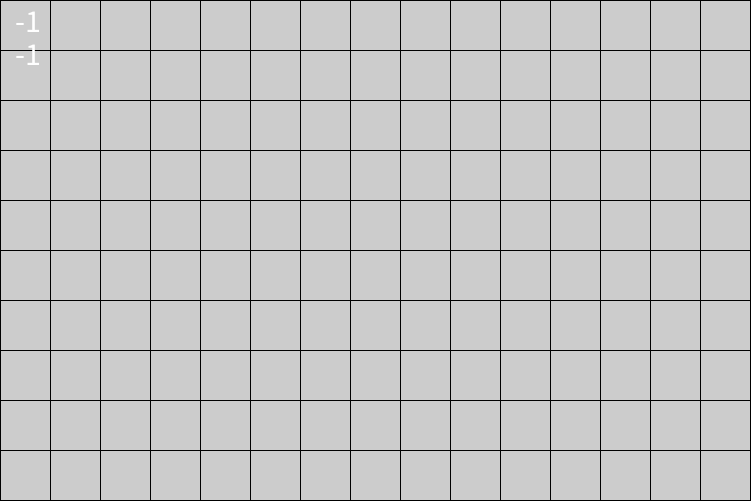
Frame 1 (no input)
Frame 60 (the mouse pressed at the canvas centre just before this capture): identical to frame 1, image omitted
Frame 120 (the mouse held since frame 60 and released just before this capture): identical to frame 1, image omitted

The Processing sketch that drew this single still picture (run headless with seeded random() and noise(); from frame 60 on, the mouse is pressed at the canvas centre):

// Processing sketch: Simple_Snake
// ── Simple_Snake.pde
//settings for board size, also used to calculate size
//Note: size() needs to be manually updated in setup()
int xDim = 15;
int yDim = 10;
int sFac = 50;
int timer = 0;

int[][] board = new int[xDim][yDim];//what each square on the board is
int[] headPos = new int[2];//head position where [0] -> x axis, [1] -> y axis
int[] direction = new int [2];//direction of snake head, 1-4 maps to north-south clockwise
  //Note: it is a 1d array so that movements can be qued in the order the come in
  //how frame time is converted into timesteps without queing one button press many times needs to be implimented
int[] trigger = new int[4];//this is used in queing inputs,
  //Note: 0-3 maps to up-left clockwise
int[] moveQue = new int[2];//the que for movements, only ques two moves

void setup() {
  //size((xDim*sFac)+1, (yDim*sFac)+1); //this needs to manually updated because processing is weird
  size(751, 501);
  headPos[0] = xDim/2;
  headPos[1] = yDim/2;
  for(int i = 0; i < moveQue.length; i++) {
    moveQue[i] = -1;
  }
}

void draw() {
  update();
  show();

  //this bit
  timer++;
  timer = timer % 20;
  if(timer == 1) {
      update();
      show();
  }

  //when button pressed set trigger++ evrey frame
  //when trigger == 1, que button and set trigger to 2
  //when button un pressed, set trigger to 0

  int i;
  if(keyPressed) {
//-------------------------------------------------------------------------------------------------
    i = 0;
    if(keyCode == UP) {//Up pressed
      if(trigger[i] == 0) {//if its the first frame that this button is pressed
        trigger[i] = 1;//set trigger to 1, stopping above from running and triggering quePress
      }
      println("up pressed");
    }else{//Up not pressed (!released)
      trigger[i] = 0;
    }
//-------------------------------------------------------------------------------------------------
    i = 1;
    if(keyCode == RIGHT) {//Right pressed
      if(trigger[i] == 0) {//if its the first frame that this button is pressed
        trigger[i] = 1;//set trigger to 1, stopping above from running and triggering quePress
      }
      println("up pressed");
    }else{//Up not pressed (!released)
      trigger[i] = 0;
    }
//-------------------------------------------------------------------------------------------------
    i = 2;
    if(keyCode == DOWN) {//Down pressed
      if(trigger[i] == 0) {//if its the first frame that this button is pressed
        trigger[i] = 1;//set trigger to 1, stopping above from running and triggering quePress
      }
      println("up pressed");
    }else{//Up not pressed (!released)
      trigger[i] = 0;
    }
//-------------------------------------------------------------------------------------------------
    i = 3;
    if(keyCode == LEFT) {//Left pressed
      if(trigger[i] == 0) {//if its the first frame that this button is pressed
        trigger[i] = 1;//set trigger to 1, stopping above from running and triggering quePress
      }
      println("up pressed");
    }else{//Up not pressed (!released)
      trigger[i] = 0;
    }
//-------------------------------------------------------------------------------------------------
  }
//-------------------------------------------------------------------------------------------------
  i = 0;
  if(trigger[i] == 1) {
    trigger[i] = 2;
    quePress(i);
  }
//-------------------------------------------------------------------------------------------------
i = 1;
if(trigger[i] == 1) {
  trigger[i] = 2;
  quePress(i);
}
//-------------------------------------------------------------------------------------------------
i = 2;
if(trigger[i] == 1) {
  trigger[i] = 2;
  quePress(i);
}
//-------------------------------------------------------------------------------------------------
i = 3;
if(trigger[i] == 1) {
  trigger[i] = 2;
  quePress(i);
}
//-------------------------------------------------------------------------------------------------
}

void quePress(int toQue) {
  println("queing " + toQue);
  //tell which index is the next available -1
  //make that index store whats being qued
  for(int i = 0; i < moveQue.length; i++) {
    if(moveQue[i] == -1) {
      moveQue[i] = toQue;
      break;
    }
  }
}

void show() {
  background(204);

  //color squares
    //add small cutouts to show shape based off neighbors

  //add grid
  for(int x1 = 0; x1 <= width; x1 = x1 + 50) {
    line(x1, 0, x1, height);
  }
  for(int y1 = 0; y1 <= height; y1 = y1 + 50) {
    line(0, y1, width, y1);
  }

  //temp que display
  textSize(32);
  text(moveQue[0], 15, 32);
  text(moveQue[1], 15, 65);
}


void update() {
  //move head based off headpos, and que,
    //needs to shuffle evreything down que
    //also needs to check for colision
  //set board val based off head pos
  //decrement all board spaces > 0

}
